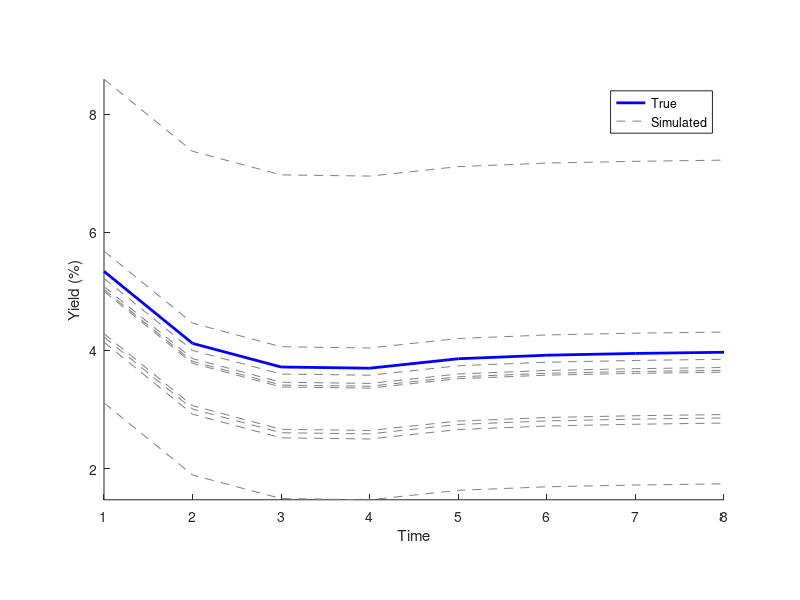

Write the MATLAB code that produced this figure. (Note: this script raises an error after producing the figure.)
%% Stock Data Intel Corporation (2012-2022)
% For Empirical Finance 3.2
% Assignment 2
% By team 40 (Levi Szabo, Barry Nicolas en Renzo Vermeulen)

%% House Keeping 

% Housekeeping
clear all;
close all;
clc; 

% Figure counter
f=0;

%% Question 1 (a)
par = 1000;
r= 0.073;
yield =[5.34 4.12 3.72 3.7 3.86 3.92 3.95 3.97];
T= length(yield)

% Price the bond
coupon= r*par;
cash_flow=coupon+zeros(1,T)
cash_flow(8)=cash_flow(8)+par
P= sum(cash_flow./((1+yield./100).^(1:T)))

%% Question 1 (b)
% Set seed for randomization
randn('state', 1512) % set the seed
% Draw of random numbers to add to the yield
S = 10; % number of simulations
sigma = 1.25 % daily yield volatility
eps = randn(1,S)* sigma; % generate random yield changes in a loop
% Add shift to the yield
ysim=zeros(T,S);
for s = 1:10
     ysim(:,s) = yield + eps(s);
end
% Plot the different yields
f=f+1;
figure(f)
hold on
plot(yield, '-','color', 'b', 'LineWidth',2)
plot(ysim,'--','color',[0.5 0.5 0.5])
legend('True','Simulated')
xlabel('Time')
ylabel('Yield (%)')
daspect([1 1.5 1]);
ylim([3 10])
axis tight; 
hold off

%% Question 2 (a)
% Load the data using hist_stock_data.m
price = hist_stock_data('01012012',['31122022'],'INTC');
% Calculating simple returns
simple_y=(price.Close(2:end)-price.Close(1:end-1))./price.Close(1:end-1)
% Obtain sample statistics for simple returns
mean(simple_y)
std(simple_y)
min(simple_y)
max(simple_y)
% Obtain first and third quartiles for simple returns
% Step 1 - rank the data
y = sort(simple_y);
% Compute first quartile
Q(1) = median(y(find(y<median(y))));
display (Q(1))
% Compute third quartile
Q(3) = median(y(find(y>median(y))));
display (Q(3))

%% Question 2 (b) p=0.01

% Prepare the estimations by setting up the Matlab environment
% VaR(0.01) !
T = length(simple_y);          % number of observations for return y
WE = 1000;                     % estimation window length
p = 0.01;                      % VaR probability
value = 1;                     % portfolio value

VaR = NaN(T-WE, 1);             % matrix to hold VaR forecasts for 2 models

% Compute the VaR forecasts for using historic simulations 
index = p*WE;

for t=1:(T-WE)
 data= simple_y(t:WE-1+t); 
 data=sort(data);
 VaR(t,1) = -1*data(index)*value;
end 

% Plot returns and VaR
f=f+1; 
figure(f)
hold on 
plot(datetime(price.Date(WE+2:end)), simple_y(WE+1:end),'color',[0.5 0.5 0.5]); 
plot(datetime(price.Date(WE+2:end)), (-1)*VaR(:,1));
xlabel('Time');
ylabel('Returns')
legend('','VaR(0.01) using HS');
hold off

%% Perform a Bernoulli Test for VaR(0.01)
ber=zeros(1); 
ber_pvalue=zeros(1);
for i=1
    ber(i) = bern_test(p,vl(:,i));
    ber_pvalue(i)= 1-chi2cdf(ber(i),1);
    disp([i, ber(i),ber_pvalue(i)])
end          

%% Perform an Independence Test for VaR(0.01)      
ind=zeros(1); 
ind_pvalue=zeros(1);
for i=1
    ind(i) = ind_test(vl(:,i));
    ind_pvalue(i)= 1-chi2cdf(ind(i),1);
    disp([i, ind(i), ind_pvalue(i)])
end 

%% Prepare the estimations by setting up the Matlab environment
% VaR(0.05)
T = length(simple_y);          % number of observations for return y
WE = 1000;                     % estimation window length
p = 0.05;                      % VaR probability
value = 1;                     % portfolio value

VaR = NaN(T-WE,1);             % matrix to hold VaR forecasts for 1 model

% Compute the VaR forecasts using historic simulations 
index = p*WE;

for t=1:(T-WE)
 data= simple_y(t:WE-1+t); 
 data=sort(data);
 VaR(t,1) = -1*data(index)*value;
end 
% Save the model outcomes in a mat file
save tmp.mat

clear all;
close all;
clc; 

load tmp.mat
% Plot returns and VaR
f=f+1; 
figure(f)
hold on 
plot(datetime(price.Date(WE+2:end)), simple_y(WE+1:end),'color',[0.5 0.5 0.5]); 
plot(datetime(price.Date(WE+2:end)), (-1)*VaR(:,1));
xlabel('Time');
ylabel('Returns')
legend('','VaR(0.05) using HS');
hold off





%% Perform a Bernoulli Test for VaR(0.05)
ber=zeros(1); 
ber_pvalue=zeros(1);
for i=1
    ber(i) = bern_test(p,vl(:,i));
    ber_pvalue(i)= 1-chi2cdf(ber(i),1);
    disp([i, ber(i),ber_pvalue(i)])
end            

%% Perform an Independence Test for VaR(0.05)      
ind=zeros(1,4); 
ind_pvalue=zeros(1,4);
for i=1
    ind(i) = ind_test(vl(:,i));
    ind_pvalue(i)= 1-chi2cdf(ind(i),1);
    disp([i, ind(i), ind_pvalue(i)])
end 



%% Question 2 (b) p=0.05
%% Prepare the estimations by setting up the Matlab environment
% VaR(0.05) !
T = length(simple_y);          % number of observations for return y
WE = 1000;                     % estimation window length
p = 0.05;                      % VaR probability
value = 1;                     % portfolio value

VaR = NaN(T-WE,1);             % matrix to hold VaR forecasts for 1 model

% Compute the VaR forecasts using historic simulations 
index = p*WE;

for t=1:(T-WE)
 data= simple_y(t:WE-1+t); 
 data=sort(data);
 VaR(t,1) = -1*data(index)*value;
end 
% Save the model outcomes in a mat file
save tmp.mat

clear all;
close all;
clc; 

load tmp.mat
% Plot returns and VaR
f=f+1; 
figure(f)
hold on 
plot(datetime(price.Date(WE+2:end)), simple_y(WE+1:end),'color',[0.5 0.5 0.5]); 
plot(datetime(price.Date(WE+2:end)), (-1)*VaR(:,1));
xlabel('Time');
ylabel('Returns')
legend('','VaR(0.05) using HS');
hold off


  
